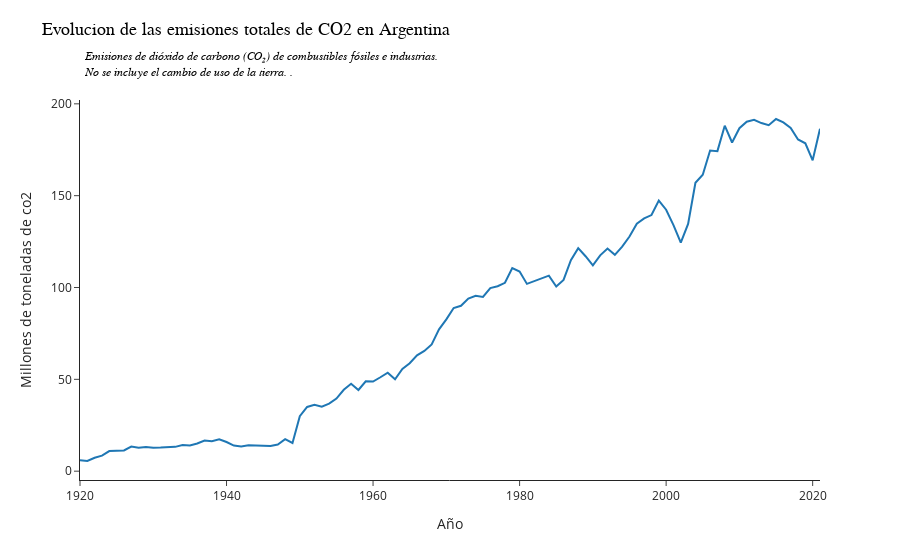

Notebook code cell kept with this figure:
### Markdown cell above
**Como evolucionaron en el tiempo las emisiones de co2 de Argentina?**
 
 Al analizar los datos, se observa que las emisiones de CO2 han experimentado un crecimiento constante desde el comienzo de la serie. Sin embargo, se identifica un punto máximo que se alcanza antes del inicio de la pandemia. Es importante destacar que, hasta el momento, las emisiones posteriores a la pandemia no han logrado superar los niveles de emisiones previos al evento.

### Code cell
import plotly.express as px

fig = px.line(grafico3, x='year', y='co2', title='Evolucion de las emisiones totales de CO2 en Argentina', template="simple_white")

fig.update_xaxes(title_text='Año')
fig.update_yaxes(title_text='Millones de toneladas de co2')
fig.update_layout(annotations=[
        dict(
            x=0,
            y=1.05,
            showarrow=False,
            text="<i style='font-size:12px;'> Emisiones de dióxido de carbono (CO₂) de combustibles fósiles e industrias. <br> No se incluye el cambio de uso de la tierra. .</i>",
            xref='paper',
            yref='paper',
            font= {'size': 12, 'color': 'black', 'family': 'Arial'},
            xanchor='left',
            yanchor='bottom',
            align='left'
        )
    ],
    title={
        'text': "Evolucion de las emisiones totales de CO2 en Argentina",
        'y':0.96,
        'x':0.5,
        'xanchor': 'right',
        'yanchor': 'top',
        'font': {'size': 18, 'color': '#000000', 'family': 'Arial'}
    },
    template='simple_white'
)

fig.show()

### Figure 1 — Plotly figure (JSON) as saved in the notebook; plotly's stock layout.template omitted (floating-point values rounded to 4 significant figures)
{"data": [{"hovertemplate": "year=%{x}<br>co2=%{y}<extra></extra>", "legendgroup": "", "line": {"color": "#1F77B4", "dash": "solid"}, "marker": {"symbol": "circle"}, "mode": "lines", "name": "", "orientation": "v", "showlegend": false, "type": "scatter", "x": ["1920-01-01T00:00:00", "1921-01-01T00:00:00", "1922-01-01T00:00:00", "1923-01-01T00:00:00", "1924-01-01T00:00:00", "1925-01-01T00:00:00", "1926-01-01T00:00:00", "1927-01-01T00:00:00", "1928-01-01T00:00:00", "1929-01-01T00:00:00", "1930-01-01T00:00:00", "1931-01-01T00:00:00", "1932-01-01T00:00:00", "1933-01-01T00:00:00", "1934-01-01T00:00:00", "1935-01-01T00:00:00", "1936-01-01T00:00:00", "1937-01-01T00:00:00", "1938-01-01T00:00:00", "1939-01-01T00:00:00", "1940-01-01T00:00:00", "1941-01-01T00:00:00", "1942-01-01T00:00:00", "1943-01-01T00:00:00", "1944-01-01T00:00:00", "1945-01-01T00:00:00", "1946-01-01T00:00:00", "1947-01-01T00:00:00", "1948-01-01T00:00:00", "1949-01-01T00:00:00", "1950-01-01T00:00:00", "1951-01-01T00:00:00", "1952-01-01T00:00:00", "1953-01-01T00:00:00", "1954-01-01T00:00:00", "1955-01-01T00:00:00", "1956-01-01T00:00:00", "1957-01-01T00:00:00", "1958-01-01T00:00:00", "1959-01-01T00:00:00", "1960-01-01T00:00:00", "1961-01-01T00:00:00", "1962-01-01T00:00:00", "1963-01-01T00:00:00", "1964-01-01T00:00:00", "1965-01-01T00:00:00", "1966-01-01T00:00:00", "1967-01-01T00:00:00", "1968-01-01T00:00:00", "1969-01-01T00:00:00", "1970-01-01T00:00:00", "1971-01-01T00:00:00", "1972-01-01T00:00:00", "1973-01-01T00:00:00", "1974-01-01T00:00:00", "1975-01-01T00:00:00", "1976-01-01T00:00:00", "1977-01-01T00:00:00", "1978-01-01T00:00:00", "1979-01-01T00:00:00", "1980-01-01T00:00:00", "1981-01-01T00:00:00", "1982-01-01T00:00:00", "1983-01-01T00:00:00", "1984-01-01T00:00:00", "1985-01-01T00:00:00", "1986-01-01T00:00:00", "1987-01-01T00:00:00", "1988-01-01T00:00:00", "1989-01-01T00:00:00", "1990-01-01T00:00:00", "1991-01-01T00:00:00", "1992-01-01T00:00:00", "1993-01-01T00:00:00", "1994-01-01T00:00:00", "1995-01-01T00:00:00", "1996-01-01T00:00:00", "1997-01-01T00:00:00", "1998-01-01T00:00:00", "1999-01-01T00:00:00", "2000-01-01T00:00:00", "2001-01-01T00:00:00", "2002-01-01T00:00:00", "2003-01-01T00:00:00", "2004-01-01T00:00:00", "2005-01-01T00:00:00", "2006-01-01T00:00:00", "2007-01-01T00:00:00", "2008-01-01T00:00:00", "2009-01-01T00:00:00", "2010-01-01T00:00:00", "2011-01-01T00:00:00", "2012-01-01T00:00:00", "2013-01-01T00:00:00", "2014-01-01T00:00:00", "2015-01-01T00:00:00", "2016-01-01T00:00:00", "2017-01-01T00:00:00", "2018-01-01T00:00:00", "2019-01-01T00:00:00", "2020-01-01T00:00:00", "2021-01-01T00:00:00"], "xaxis": "x", "y": [5.892, 5.54, 7.299, 8.446, 10.96, 11.24, 11.26, 13.37, 12.74, 13.13, 12.77, 12.84, 13.1, 13.23, 14.24, 14.0, 15.1, 16.71, 16.35, 17.38, 15.86, 13.94, 13.48, 14.08, 13.95, 13.67, 13.7, 14.52, 17.39, 15.37, 29.92, 34.96, 36.09, 35.13, 36.75, 39.56, 44.3, 47.61, 44.19, 48.95, 48.76, 51.13, 53.64, 50.03, 55.67, 58.8, 63.07, 65.48, 69.01, 77.25, 82.65, 88.85, 90.07, 93.98, 95.48, 94.85, 99.7, 100.7, 102.6, 110.6, 108.7, 102.0, 103.4, 105.1, 106.5, 100.5, 104.2, 114.9, 121.4, 117.0, 112.1, 117.5, 121.2, 117.8, 122.2, 127.8, 134.8, 137.6, 139.5, 147.3, 142.4, 134.0, 124.4, 134.6, 157.0, 161.4, 174.6, 174.2, 188.1, 178.9, 186.7, 190.3, 191.3, 189.5, 188.4, 191.7, 189.9, 186.9, 180.6, 178.5, 169.3, 186.4], "yaxis": "y"}], "layout": {"annotations": [{"align": "left", "font": {"color": "black", "family": "Arial", "size": 12}, "showarrow": false, "text": "<i style='font-size:12px;'> Emisiones de dióxido de carbono (CO₂) de combustibles fósiles e industrias. <br> No se incluye el cambio de uso de la tierra. .</i>", "x": 0, "xanchor": "left", "xref": "paper", "y": 1.05, "yanchor": "bottom", "yref": "paper"}], "legend": {"tracegroupgap": 0}, "title": {"font": {"color": "#000000", "family": "Arial", "size": 18}, "text": "Evolucion de las emisiones totales de CO2 en Argentina", "x": 0.5, "xanchor": "right", "y": 0.96, "yanchor": "top"}, "xaxis": {"anchor": "y", "domain": [0, 1], "title": {"text": "Año"}}, "yaxis": {"anchor": "x", "domain": [0, 1], "title": {"text": "Millones de toneladas de co2"}}}}
